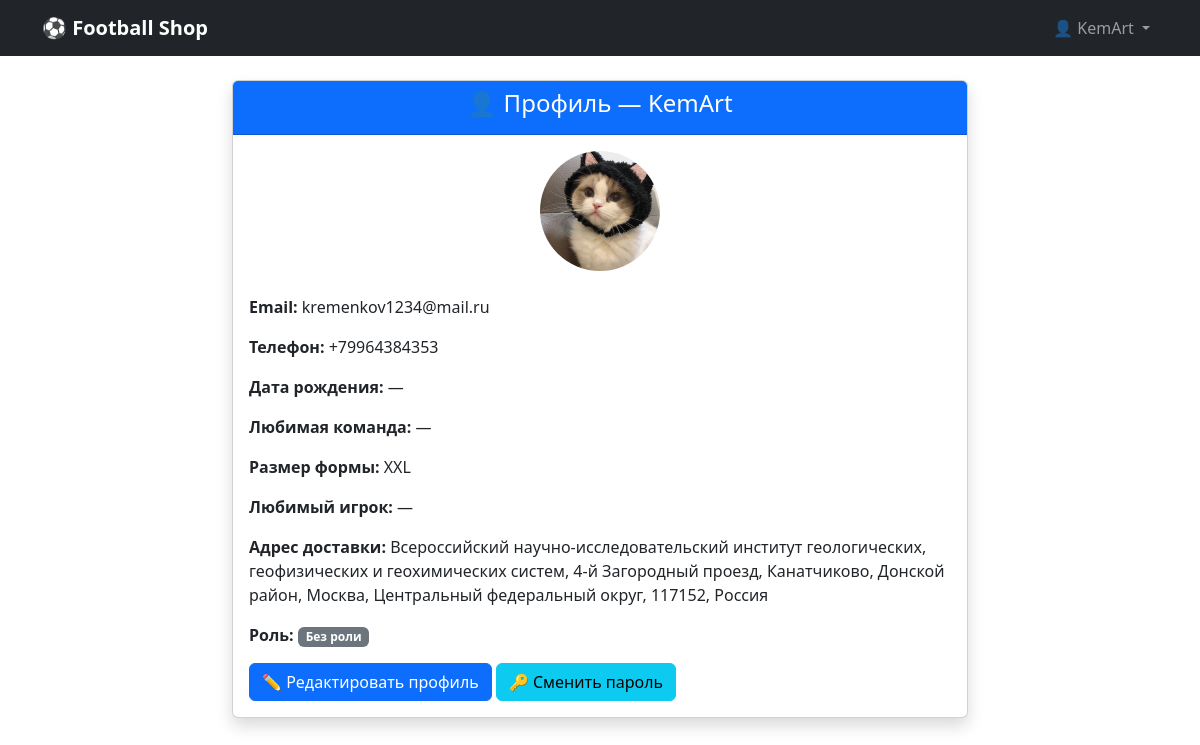
/accounts/profile/ (signed in), run on the app's committed database.
### accounts/models.py (models this page shows, shortened)
class Profile(models.Model):
    user = models.OneToOneField(User, on_delete=models.CASCADE, related_name='profile')
    phone = models.CharField(
        max_length=15,
        blank=True,
        validators=[RegexValidator(regex=r'^\+?1?\d{9,15}$', message="Введите корректный номер телефона")]
    )
    address = models.TextField(blank=True)
    date_of_birth = models.DateField(null=True, blank=True)
    avatar = models.ImageField(
        upload_to='avatars/',
        blank=True,
        null=True,
        verbose_name="Аватарка"
    )
    favorite_team = models.CharField(
        max_length=100,
        blank=True,
        verbose_name="Любимая команда"
    )
    shirt_size = models.CharField(
        max_length=5,
        choices=[
            ('XS', 'XS'), ('S', 'S'), ('M', 'M'),
            ('L', 'L'), ('XL', 'XL'), ('XXL', 'XXL')
        ],
        blank=True,
        verbose_name="Размер формы"
    )
    favorite_player = models.CharField(
        max_length=100,
        blank=True,
        verbose_name="Любимый игрок"
    )
    latitude = models.FloatField(null=True, blank=True, verbose_name="Широта")
    longitude = models.FloatField(null=True, blank=True, verbose_name="Долгота")

### accounts/views.py (the view)
# urls.py: path('profile/', views.profile, name='profile'),
@login_required
def profile(request):
    user = request.user
    profile_obj = user.profile
    if user.groups.filter(name="Manager").exists():
        role = "Менеджер"
        role_class = "bg-warning"
    elif user.groups.filter(name="Customer").exists():
        role = "Покупатель"
        role_class = "bg-success"
    else:
        role = "Без роли"
        role_class = "bg-secondary"
    context = {
        'profile': profile_obj,
        'role': role,
        'role_class': role_class,
    }
    return render(request, 'accounts/profile.html', context)

### templates/accounts/profile.html (shortened to what this page needs)
{% extends 'base.html' %}
{% block content %}
<div class="row justify-content-center">
    <div class="col-md-8">
        <div class="card shadow">
            <div class="card-header bg-primary text-white text-center">
                <h4>👤 Профиль — {{ user.username }}</h4>
            </div>
            <div class="card-body">
                <div class="text-center mb-4">
                    {% if profile.avatar %}
                        <img src="{{ profile.avatar.url }}" alt="Аватар" class="rounded-circle" width="120" height="120">
                    {% else %}
                        <div class="rounded-circle bg-light d-inline-flex align-items-center justify-content-center" style="width: 120px; height: 120px;">
                            <span class="text-muted fs-1">👤</span>
                        </div>
                    {% endif %}
                </div>
                <p><strong>Email:</strong> {{ user.email|default:"—" }}</p>
                <p><strong>Телефон:</strong> {{ profile.phone|default:"—" }}</p>
                <p><strong>Дата рождения:</strong> {{ profile.date_of_birth|date:"d.m.Y"|default:"—" }}</p>
                <p><strong>Любимая команда:</strong> {{ profile.favorite_team|default:"—" }}</p>
                <p><strong>Размер формы:</strong> {{ profile.shirt_size|default:"—" }}</p>
                <p><strong>Любимый игрок:</strong> {{ profile.favorite_player|default:"—" }}</p>
                <p><strong>Адрес доставки:</strong> {{ profile.address|default:"—" }}</p>
                <p><strong>Роль:</strong>
                    <span class="badge {{ role_class }}">{{ role }}</span>
                </p>
                <a href="{% url 'accounts:edit_profile' %}" class="btn btn-primary">✏️ Редактировать профиль</a>
                <a href="{% url 'accounts:change_password' %}" class="btn btn-info">🔑 Сменить пароль</a>
            </div>
        </div>
    </div>
</div>
{% endblock %}

### templates/base.html (shortened to what this page needs)
<!DOCTYPE html>
<html lang="ru">
<head>
    <link href="https://cdn.jsdelivr.net/npm/bootstrap@5.3.3/dist/css/bootstrap.min.css" rel="stylesheet">
    <link href="https://cdn.jsdelivr.net/npm/bootstrap-icons@1.11.3/font/bootstrap-icons.css" rel="stylesheet">
</head>
<body>
    <nav class="navbar navbar-expand-lg navbar-dark bg-dark">
        <div class="container">
            <a class="navbar-brand fw-bold" href="{% url 'accounts:login' %}">
                ⚽ Football Shop
            </a>
            <div class="collapse navbar-collapse" id="navbarNav">
                <ul class="navbar-nav ms-auto align-items-center">
                    {% if user.is_authenticated %}
                        <li class="nav-item dropdown">
                            <a class="nav-link dropdown-toggle" href="#" role="button" data-bs-toggle="dropdown">
                                👤 {{ user.username }}
                            </a>
                        </li>
                    {% endif %}
                </ul>
            </div>
        </div>
    </nav>
    <div class="container mt-4">
        {% block content %}{% endblock %}
    </div>
</body>
</html>

### data on the page
Profile: avatar (picture), phone "+79964384353", date_of_birth "—", favorite_team "—", shirt_size "XXL", favorite_player "—", address "Всероссийский научно-исследовательский институт геологических, геофизических и геохимических систем, 4-й Загородный проезд, Канатчиково, Донской район, Москва, Центральный федеральный округ, 117152, Россия"

### other printed values
{{ user.username }} "KemArt"
{{ user.email|default:"—" }} "kremenkov1234@mail.ru"
{{ role }} "Без роли"
